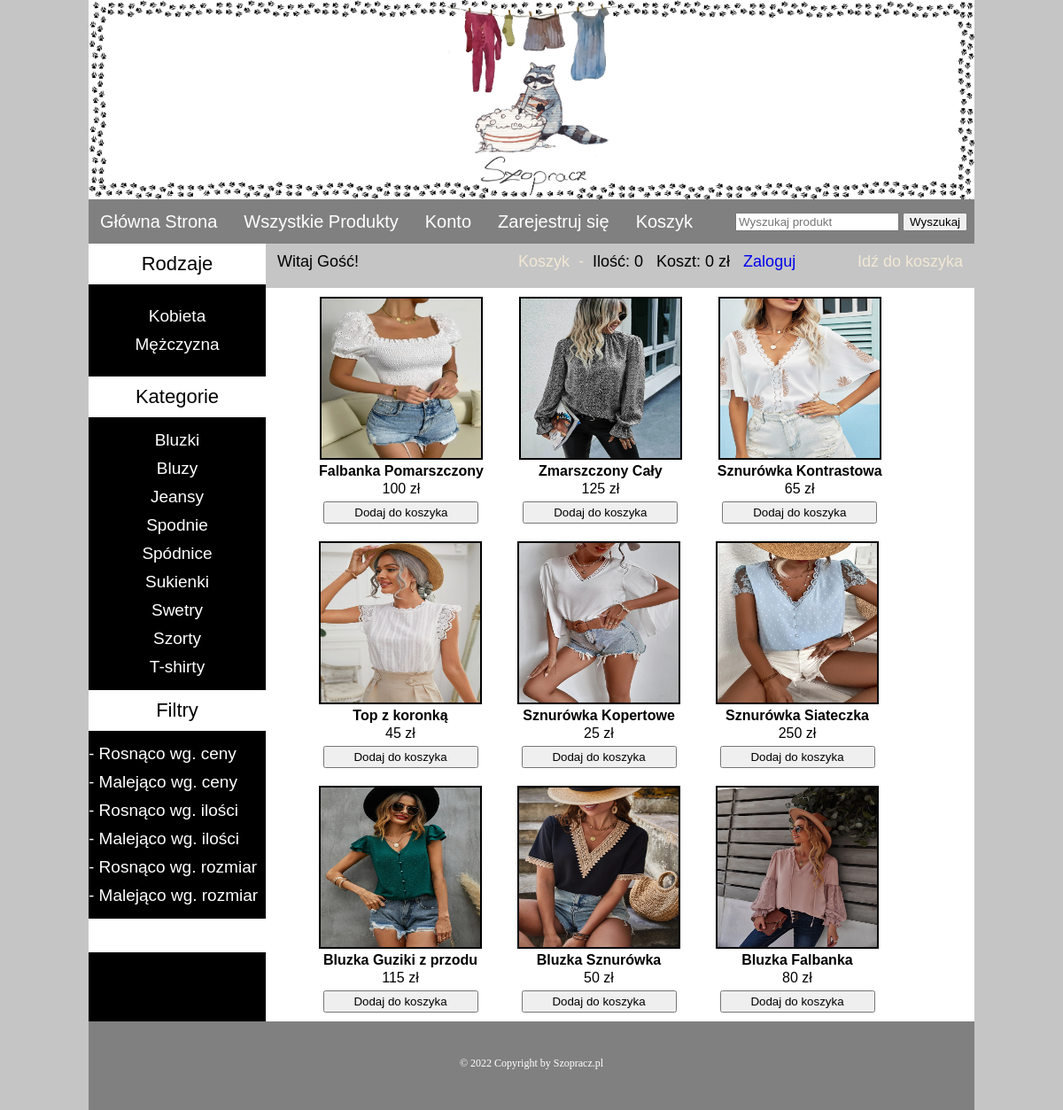
Screenshot of /Szopracz/index.php with the database file from the repository.
### tables this page shows
CREATE TABLE `rodzaj` (
  `rodzaj_id` int(100) NOT NULL,
  `rodzaj_nazwa` text NOT NULL
);

CREATE TABLE `kategoria` (
  `kategoria_id` int(100) NOT NULL,
  `kategoria_nazwa` text NOT NULL
);

CREATE TABLE `produkty` (
  `produkt_id` int(100) NOT NULL,
  `produkt_rodzaj` text NOT NULL,
  `produkt_kategoria` text NOT NULL,
  `produkt_nazwa` text NOT NULL,
  `produkt_cena` int(255) NOT NULL,
  `produkt_opis` text NOT NULL,
  `produkt_ilosc` int(255) NOT NULL,
  `produkt_rozmiar` text NOT NULL,
  `produkt_zdjecie` text NOT NULL,
  `produkt_skluczowe` text NOT NULL
);

### Szopracz/Functions/functions.php (the view, shortened to what this page needs)
<?php
$con = mysqli_connect("localhost", "root", "", "szopracz");
$con->set_charset('utf8');
function GetIP()
{
    $ip = $_SERVER['REMOTE_ADDR'];
    return $ip;
}
function Total_Items()
{
    if(isset($_GET['add_cart']))
    {
        global $con;
        $ip = GetIP();
        $get_items = "SELECT * FROM koszyk WHERE ip_add='$ip'";
        $run_items = mysqli_query($con, $get_items);
        $count_items = mysqli_num_rows($run_items);
    }
    else
    {
        global $con;
        $ip = GetIP();
        $get_items = "SELECT * FROM koszyk WHERE ip_add='$ip'";
        $run_items = mysqli_query($con, $get_items);
        $count_items = mysqli_num_rows($run_items);
    }
    echo $count_items;
}
function Total_Price()
{
    $total = 0;
    echo $total." zł";
}
function getTypes()
{
    global $con;
    $get_types = "SELECT * FROM rodzaj";
    $run_types = mysqli_query($con, $get_types);
    while($row_types = mysqli_fetch_array($run_types))
    {
        $type_id = $row_types['rodzaj_id'];
        $type_title = $row_types['rodzaj_nazwa'];
        echo "<li><a href='index.php?type=$type_id'>$type_title</a></li>";
    }
}
function getCategories()
{
    global $con;
    $get_cats = "SELECT * FROM kategoria";
    $run_cats = mysqli_query($con, $get_cats);
    while($row_cats = mysqli_fetch_array($run_cats))
    {
        $cat_id = $row_cats['kategoria_id'];
        $cat_title = $row_cats['kategoria_nazwa'];
        echo "<li><a href='index.php?cat=$cat_id'>$cat_title</a></li>";
    }
}
function getPro()
{
    if(!isset($_GET['cat']))
    {
        if(!isset($_GET['type']))
        {
            global $con;
            $get_pro = "SELECT * FROM produkty ORDER BY RAND() LIMIT 0, 9";
            $run_pro = mysqli_query($con, $get_pro);
            while($row_pro = mysqli_fetch_array($run_pro))
            {
                $pro_id = $row_pro['produkt_id'];
                $pro_title = $row_pro['produkt_nazwa'];
                $pro_price = $row_pro['produkt_cena'];
                $pro_image = $row_pro['produkt_zdjecie'];
                $pro_qty = $row_pro['produkt_ilosc'];
                if($pro_qty>0)
                {
                    echo "
                    <div id='single_product' style='float: left; margin-left: 20px; padding: 10px; text-align: center;'>
                        <a href='details.php?pro_id=$pro_id'><img src='Admin/product_images/$pro_image' style='border: 2px solid black;' width='180px' height='180px'></img></a>
                        <p style='font-weight: bold; font-family: Arial, Helvetica, sans-serif;'>$pro_title</p>
                        <p style='font-family: Arial, Helvetica, sans-serif; padding-top: 2px; padding-bottom: 5px;'>$pro_price zł</p>
                        <a href='index.php?add_cart=$pro_id'><button style='float: center; width: 175px; height: 25px;'>Dodaj do koszyka</button></a>
                    </div>
                    ";
                }
            }
        }
    }
}

### Szopracz/index.php (shortened to what this page needs)
<!DOCTYPE html>
<?php
    include("Functions/functions.php");
?>
<html lang="pl">
<head>
    <link rel="stylesheet" href="styles/style.css" media="all">
</head>
<body>
    <div class="main">
        <div class="header">
            <img style="width:1000px; height:225px;" id="logo" src="Images/logo.jpg">
        </div>
        <div class="menubar">
            <ul id="menu">
                <li><a href="index.php">Główna Strona</a></li>
                <li><a href="all_products.php">Wszystkie Produkty</a></li>
                <li><a href="User/my_account.php">Konto</a></li>
                <li><a href="customer_register.php">Zarejestruj się</a></li>
                <li><a href="cart.php">Koszyk</a></li>
                <form id="form" method="get" action="results.php" enctype="multipart/form-data">
                    <input type="text" name="search" placeholder="Wyszukaj produkt">
                    <input type="submit" name="button_search" value="Wyszukaj">
                </form>
            </ul>
        </div>
        <div class="content">
            <div id="sidebar">
                <div id="sidebar_title">Rodzaje</div>
                <ul id="categories">
                        <?php getTypes(); ?>
                    <ul id="categories" style="text-align: center;  color: white; font-size: 19px; font-family: Arial, Helvetica, sans-serif;">
                        <?php getTypes(); ?>
                    </ul>
                </ul>
                <div id="sidebar_title">Kategorie</div>
                <ul id="categories" style="text-align: center;  color: white; font-size: 19px; font-family: Arial, Helvetica, sans-serif;">
                    <?php getCategories(); ?>
                </ul>
                <div id="sidebar_title">Filtry</div>
                <ul id="categories">
                    <li><a href="index.php?order=cros">- Rosnąco wg. ceny</a></li>
                    <li><a href="index.php?order=cmal">- Malejąco wg. ceny</a></li>
                    <li><a href="index.php?order=iros">- Rosnąco wg. ilości</a></li>
                    <li><a href="index.php?order=imal">- Malejąco wg. ilości</a></li>
                    <li><a href="index.php?order=rros">- Rosnąco wg. rozmiar</a></li>
                    <li><a href="index.php?order=rmal">- Malejąco wg. rozmiar</a></li>
                </ul>
            </div>
            <div id="content_area">
                <div id="shopping_cart">
                    <span style="font-size: 18px; padding: 8px; margin: 5px;; line-height: 40px;">
                    <?php
                        if(isset($_SESSION['uzytkownik_email']))
                        {
                            echo "Witaj " . $_SESSION['uzytkownik_email'] . "!";
                        }
                        else
                        {
                            echo "Witaj Gość!";
                        }
                    ?>
                        <b style="color: #f2e8d5; padding-left: 175px;">Koszyk &nbsp-&nbsp  </b> <b>Ilość: <?php Total_Items(); ?> &nbsp Koszt: <?php Total_Price(); ?> </b> <a href="cart.php" style="color: #f2e8d5; text-decoration: none; float: right; padding-right: 8px; margin-right: 5px;">Idź do koszyka</a>
                    <?php
                        if(!isset($_SESSION['uzytkownik_email']))
                        {
                            echo "<a href='checkout.php' style='text-decoration: none'>&nbsp Zaloguj</a>";
                        }
                        else
                        {
                            echo "<a href='logout.php' style='text-decoration: none'>&nbsp Wyloguj</a>";
                        }
                    ?>
                    </span>
                </div>
                <div id="products_box">
                    <?php if(!isset($_GET['order'])){ getPro(); }?>
                </div>
            </div>
        </div>
        <div id="footer">
        <h2 style="padding-top: 40px; font-size: 12px; text-align: center; color: white">&copy; 2022 Copyright  by Szopracz.pl</h2>
        </div>
    </div>
</body>
</html>

### Szopracz/Styles/style.css (style rules this page uses)
html, body, div, span, applet, object, iframe, h1, h2, h3, h4, h5, h6, p, blockquote, pre, a, abbr, acronym, address, big, cite, code, del, dfn, em, img, ins, kbd, q, s, samp, small, strike, strong, sub, sup, tt, var, b, u, i, center, dl, dt, dd, ol, ul, li, fieldset, form, label, legend, table, caption, tbody, tfoot, thead, tr, th, td, article, aside, canvas, details, embed, figure, figcaption, footer, header, hgroup, menu, nav, output, ruby, section, summary, time, mark, audio, video { margin: 0; padding: 0; border: 0; font-size: 100%; font: inherit; vertical-align: baseline; }
body { background-color: #C5C5C5; }
.main { width: 1000px; height: auto; margin: auto; background: black; }
.header { width: 1000px; height: 225px; margin: auto; }
#logo { float: left; }
.menubar { width: 1000px; height: 50px; background-color: gray; color: white; }
#menu { padding: 0; margin: 0; line-height: 50px; }
#menu li { list-style: none; display: inline; }
#menu a { text-decoration: none; color: white; padding: 8px; margin: 5px; font-size: 20px; font-family: Arial, Helvetica, sans-serif; }
#form { float: right; padding-right: 8px; line-height: 50px; }
.content { width: 1000px; height: 800px; margin: auto; background-color: white; }
#content_area { width: 800px; float: right; background-color: white; }
#sidebar { width: 200px; background-color: black; float: left; }
#sidebar_title { background-color: white; color: black; font-size: 22px; font-family: Arial, Helvetica, sans-serif; text-align: center; padding-top: 10px; padding-bottom: 10px; }
#categories { padding-top: 10px; padding-bottom: 10px; }
#categories li { list-style: none; padding-top: 5px; padding-bottom: 5px; }
#categories a { text-decoration: none; color: white; font-size: 19px; font-family: Arial, Helvetica, sans-serif; }
#products_box { width: 780px; text-align: center; margin-left: 30px; margin-bottom: 10px; }
#shopping_cart { width: 800px; height: 50px; background-color: #C5C5C5; color: black; font-family: Arial, Helvetica, sans-serif; }
#footer { width: 1000px; height: 100px; background-color: gray; clear: both; }

### rows the page displays
rodzaj: rodzaj_nazwa "Kobieta"
rodzaj: rodzaj_nazwa "Mężczyzna"
kategoria: kategoria_nazwa "Bluzki"
kategoria: kategoria_nazwa "Bluzy"
kategoria: kategoria_nazwa "Jeansy"
kategoria: kategoria_nazwa "Spodnie"
kategoria: kategoria_nazwa "Spódnice"
kategoria: kategoria_nazwa "Sukienki"
kategoria: kategoria_nazwa "Swetry"
kategoria: kategoria_nazwa "Szorty"
kategoria: kategoria_nazwa "T-shirty"
produkty: produkt_zdjecie (picture), produkt_nazwa "Falbanka Pomarszczony", produkt_cena "100"
produkty: produkt_zdjecie (picture), produkt_nazwa "Zmarszczony Cały", produkt_cena "125"
produkty: produkt_zdjecie (picture), produkt_nazwa "Sznurówka Kontrastowa", produkt_cena "65"
produkty: produkt_zdjecie (picture), produkt_nazwa "Top z koronką", produkt_cena "45"
produkty: produkt_zdjecie (picture), produkt_nazwa "Sznurówka Kopertowe", produkt_cena "25"
produkty: produkt_zdjecie (picture), produkt_nazwa "Sznurówka Siateczka", produkt_cena "250"
produkty: produkt_zdjecie (picture), produkt_nazwa "Bluzka Guziki z przodu", produkt_cena "115"
produkty: produkt_zdjecie (picture), produkt_nazwa "Bluzka Sznurówka", produkt_cena "50"
produkty: produkt_zdjecie (picture), produkt_nazwa "Bluzka Falbanka", produkt_cena "80"

### other values shown
$count_items "0"
$total "0"
